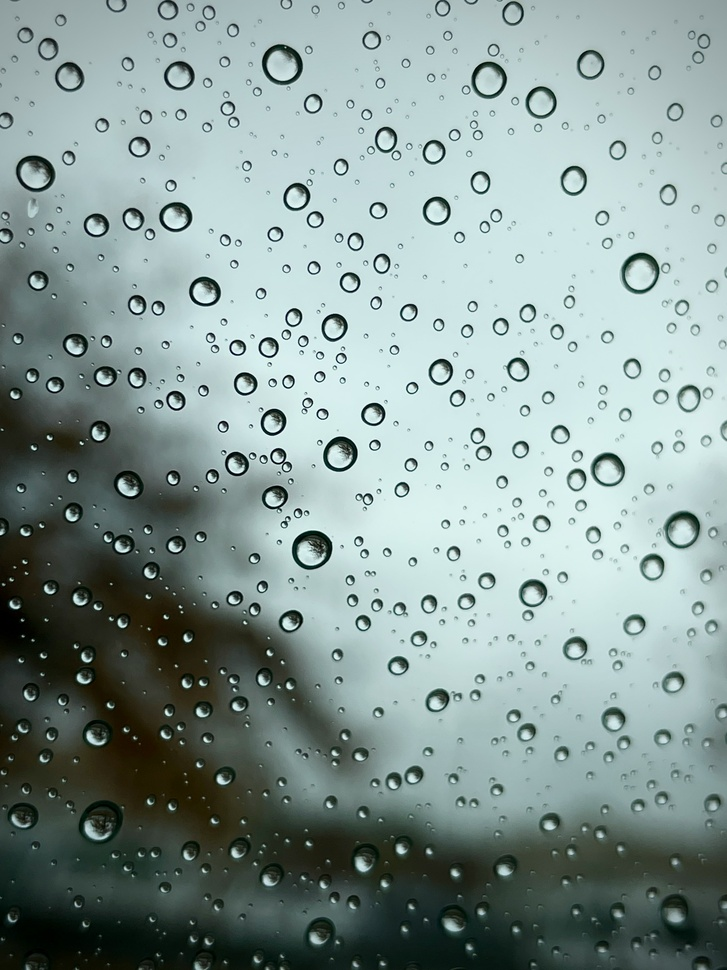
#> input picture rain.jpg, 727 x 970 px, shrunk from 3024 x 4032 before the run
$ python circle_detection_using_hough_transform.py
#> lines starting #> are read from the running program, lines starting #| are printed output that depends on the picture; after the words box and inside, x2 and y2 are one past the last pixel; in counts of white or black regions, pixels touching at a corner belong together
import sys
import cv2 as cv
# from google.colab.patches import cv2_imshow
import numpy as np
def main(argv):

    default_file = 'rain.jpg'
    filename = argv[0] if len(argv) > 0 else default_file
    # Loads an image
    src = cv.imread(default_file, cv.IMREAD_COLOR)
#> src is the input picture: shape (970, 727, 3); mean B, G, R 151.1, 154.4, 135.9
    # Check if image is loaded fine
    if src is None:
        print ('Error opening image!')
        print ('Usage: hough_circle.py [image_name -- default ' + default_file + '] \n')
        return -1


    gray = cv.cvtColor(src, cv.COLOR_BGR2GRAY)


    gray = cv.medianBlur(gray, 5)
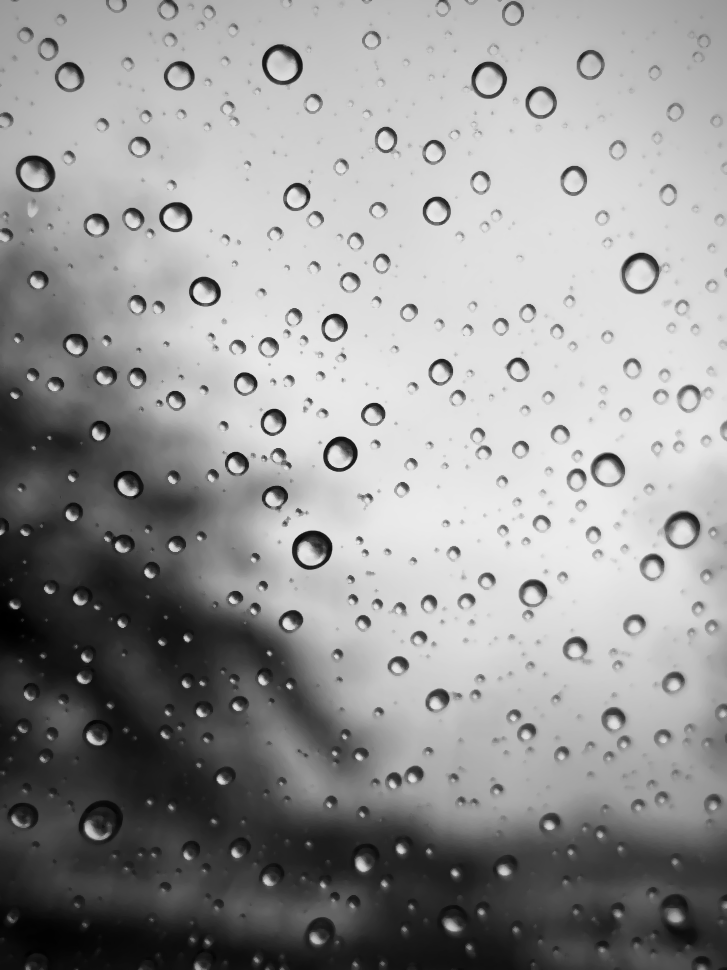
#> gray: shape (970, 727); min 0, max 236, mean 149.8


    rows = gray.shape[0]
#> rows = 970
    circles = cv.HoughCircles(gray, cv.HOUGH_GRADIENT, 1, rows / 8,
                               param1=100, param2=30,
                               minRadius=1, maxRadius=30)
#> circles = 19 rows, first 8: [607.5, 469.5, 17.4], [310.5, 549.5, 19.4], [281.5, 64.5, 19.9], [488.5, 78.5, 17.4], [436.5, 210.5, 14.6], [639.5, 274.5, 14.4], [37.5, 174.5, 17.4], [101.5, 824.5, 17.8]


    if circles is not None:
        circles = np.uint16(np.around(circles))
#> circles = 19 rows, first 8: [608, 470, 17], [310, 550, 19], [282, 64, 20], [488, 78, 17], [436, 210, 15], [640, 274, 14], [38, 174, 17], [102, 824, 18]
        for i in circles[0, :]:
            center = (i[0], i[1])
            # circle center
            cv.circle(src, center, 1, (0, 100, 100), 3)
            # circle outline
            radius = i[2]
            cv.circle(src, center, radius, (255, 0, 255), 3)
#> this loop made 19 passes
#> (center, radius) on passes 1 to 12: ((608, 470), 17), ((310, 550), 19), ((282, 64), 20), ((488, 78), 17), ((436, 210), 15), ((640, 274), 14), ((38, 174), 17), ((102, 824), 18), ((296, 196), 13), ((274, 422), 13), ((440, 372), 12), ((204, 292), 15)
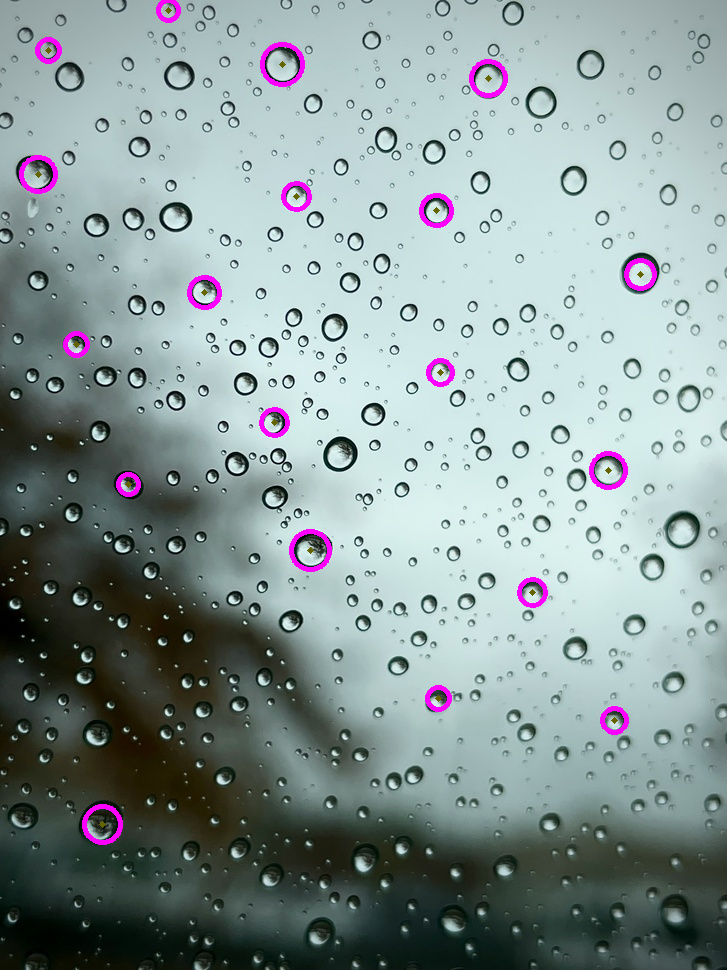
#> src: shape (970, 727, 3); 1.25% of pixels changed, all inside (x1, y1, x2, y2) = (19, 0, 657, 845)


    cv.imshow('Detected Circles', src)
    cv.waitKey(0)
    cv.destroyAllWindows()

    return 0
if __name__ == "__main__":
    main(sys.argv[1:])

$ run again, with cat.jpg copied over rain.jpg
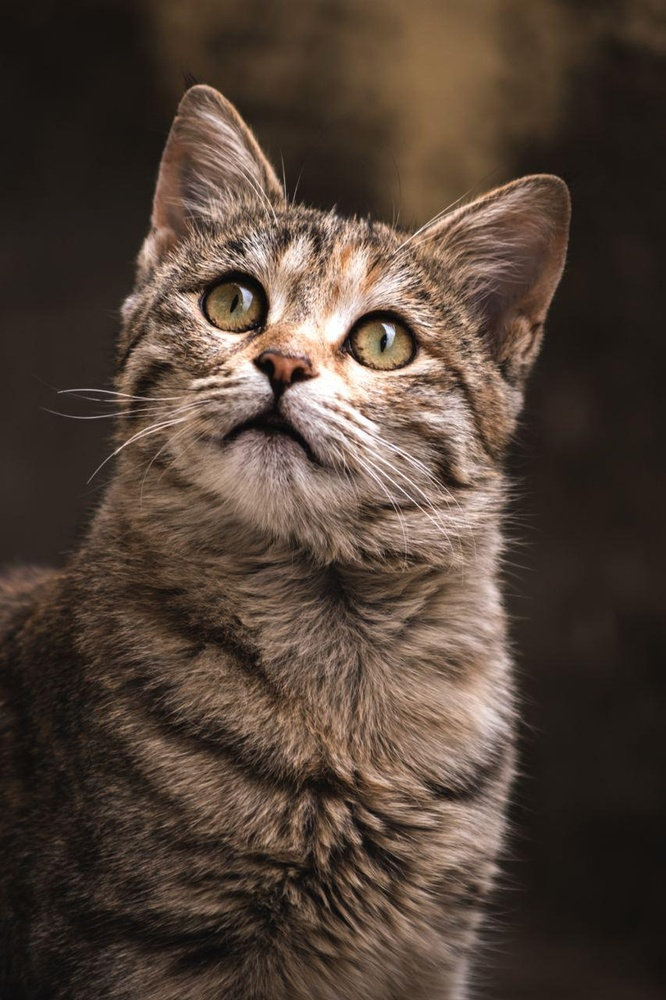
#> input picture cat.jpg, 666 x 1000 px, shrunk from 853 x 1280 before the run
#> in main, src is the input picture: shape (1000, 666, 3); mean B, G, R 55.4, 66, 81.5
#> in main, `gray = cv.cvtColor(src, cv.COLOR_BGR2GRAY)`:
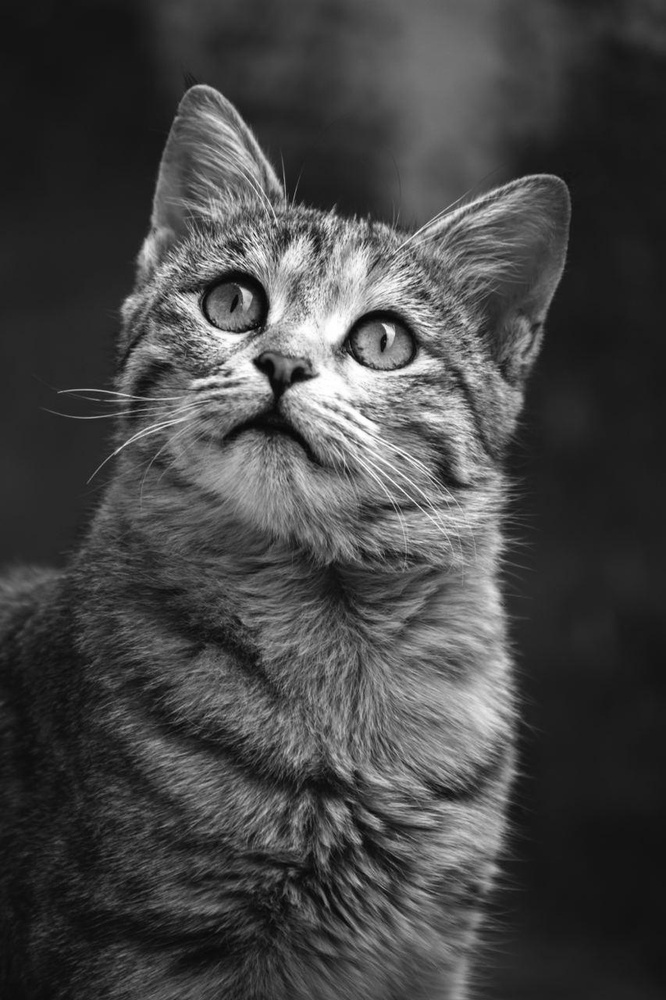
#> gray: shape (1000, 666); min 3, max 255, mean 69.4
#> in main, `circles = cv.HoughCircles(gray, cv.HOUGH_GRADIENT, 1, rows / 8, param1..`: circles = [[252.5, 449.5, 19.1], [310.5, 292.5, 15.9], [222.5, 150.5, 13.8], [335.5, 850.5, 18.3]]
#> in main, `circles = np.uint16(np.around(circles))`: circles = [[252, 450, 19], [310, 292, 16], [222, 150, 14], [336, 850, 18]]
#> the loop in main, `for i in circles[0, :]:` made 4 passes
#> after the loop in main, `for i in circles[0, :]:`:
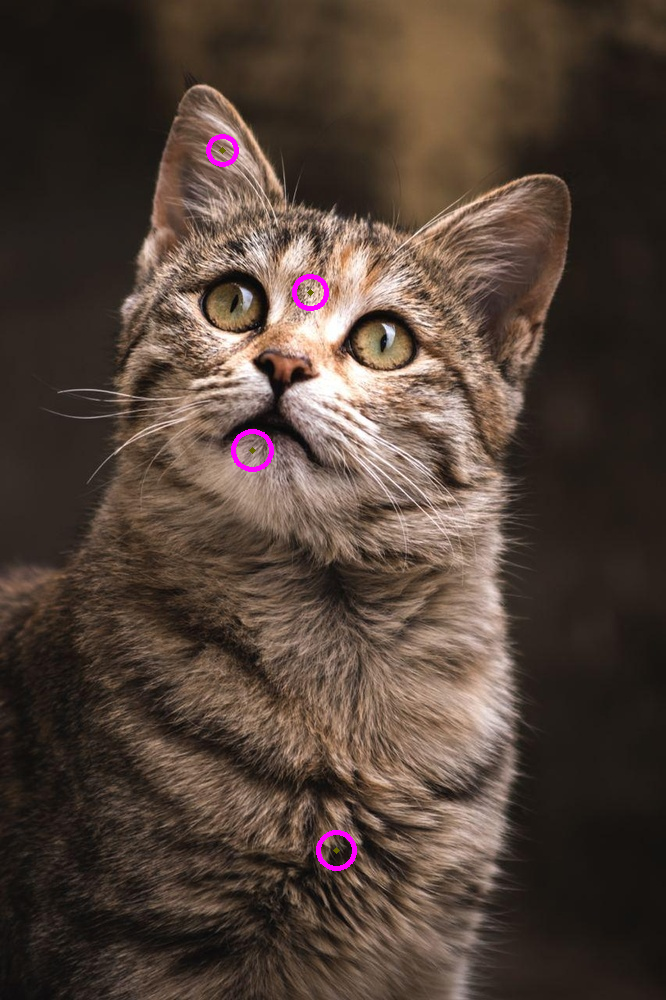
#> src: shape (1000, 666, 3); 0.33% of pixels changed, all inside (x1, y1, x2, y2) = (206, 134, 357, 871)
